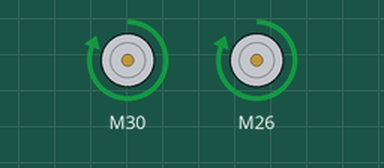
The sketch below on a simulated Arduino Uno, built with avr-gcc and run on an emulated ATmega328P. Shown: 2 × DC motor (green arrow = forward, orange = backward, longer = faster).

Above: at 0.1 s.
Timing chart, 0 to 1.6 s (numbered marks = the images above):
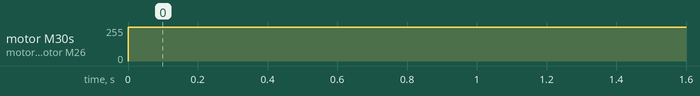

Measured:
- by itself, motor M30, motor M26: stopped → forward 255/255 at 0.00 s

The sketch:

Moter_test.ino
```cpp
#include <SparkFun_TB6612.h>

#define AIN1 26   // 控制輸入A1
#define AIN2 24  // 控制輸入A2
#define BIN1 30  // 控制輸入B1
#define BIN2 32  // 控制輸入B2
#define PWMA 22
#define PWMB 34
#define STBY 28  // 「待機」控制接Arduino的11腳

const int offsetA = 1;  // 正反轉設定A，可能值為1或-1。
const int offsetB = 1;  // 正反轉設定B，可能值為1或-1。

Motor motor2 = Motor(AIN1, AIN2, PWMA, offsetA, STBY);
Motor motor1 = Motor(BIN1, BIN2, PWMB, offsetB, STBY);

void setup() {
 // 這裡沒有程式碼
}

void loop() {
   motor1.drive(255);
   motor2.drive(255);
}
```
